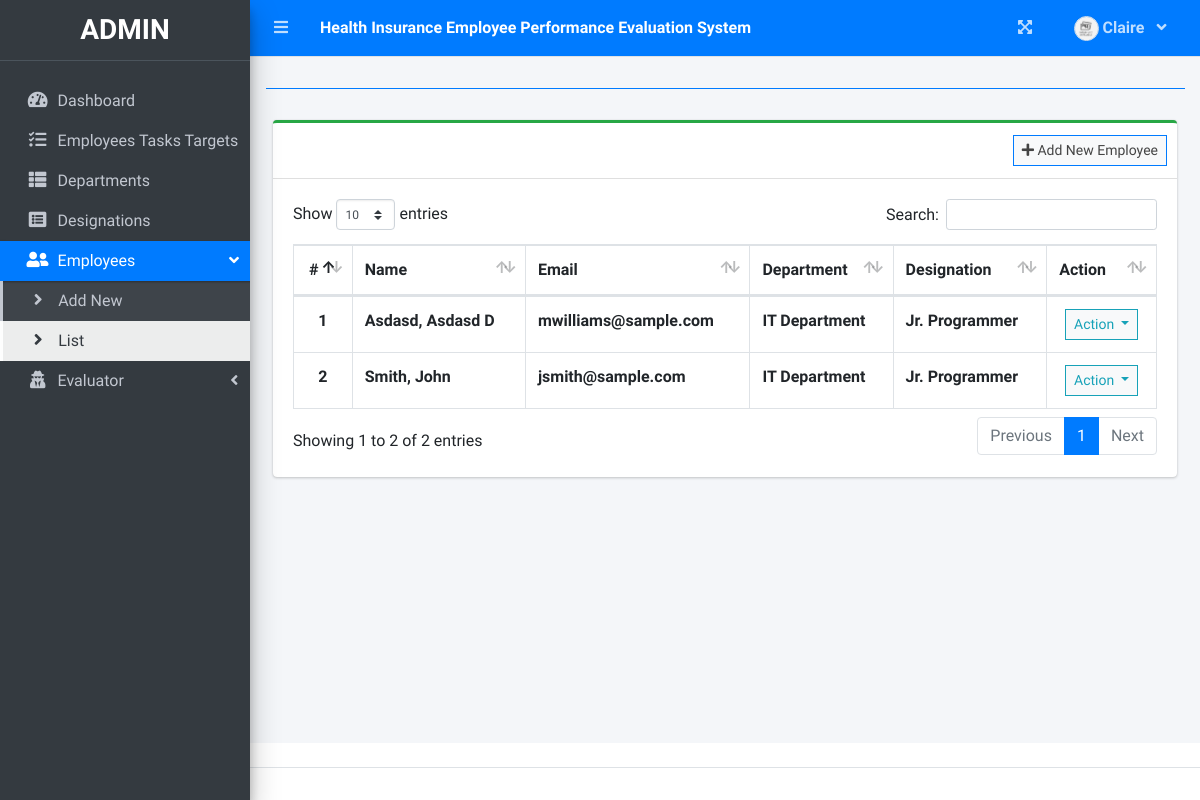
/index.php?page=employee_list (signed in), run on an earlier commit of the app's database.
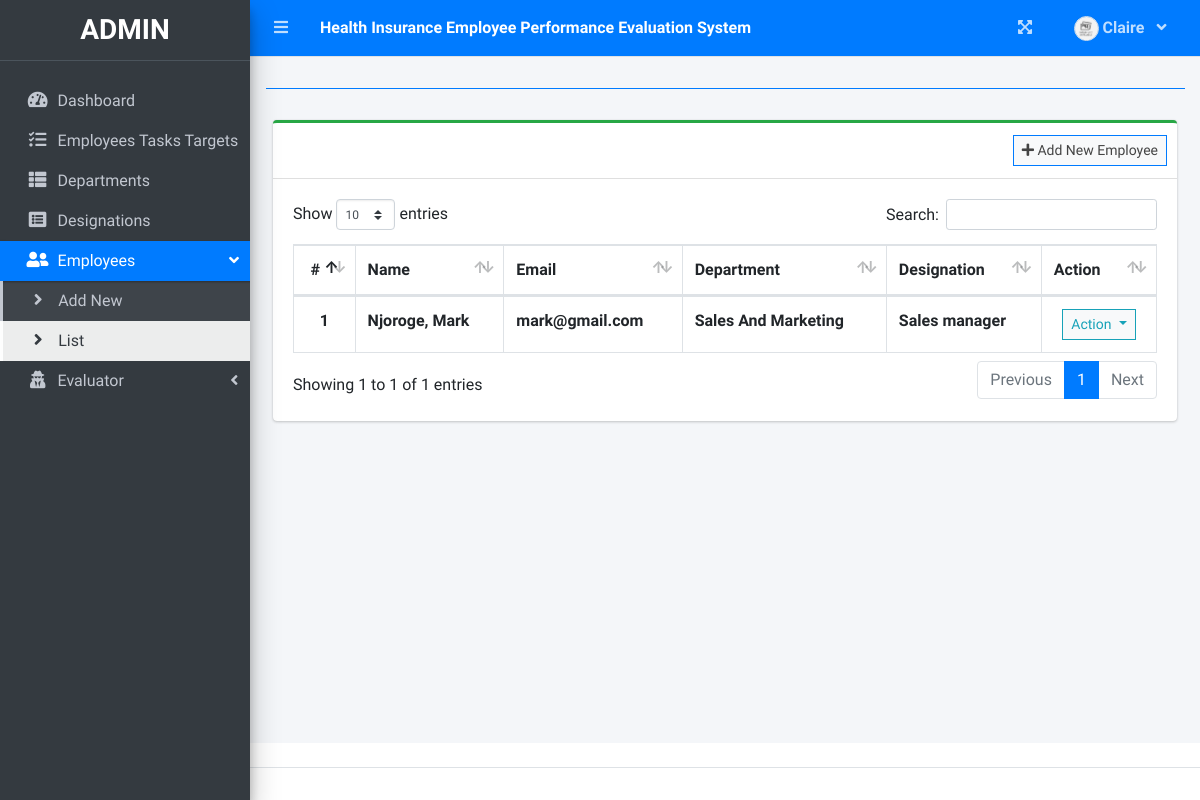
And on a later commit of the database.
### tables this page shows
CREATE TABLE `employee_list` (
  `id` int(30) NOT NULL,
  `employee_id` varchar(50) NOT NULL,
  `firstname` varchar(200) NOT NULL,
  `middlename` varchar(200) NOT NULL,
  `lastname` varchar(200) NOT NULL,
  `email` varchar(200) NOT NULL,
  `password` text NOT NULL,
  `department_id` int(30) NOT NULL,
  `designation_id` int(30) NOT NULL,
  `evaluator_id` int(30) NOT NULL,
  `avatar` text DEFAULT NULL,
  `date_created` datetime NOT NULL DEFAULT current_timestamp()
);

### employee_list.php (the view, shortened to what this page needs)
<?php include'db_connect.php' ?>
<div class="col-lg-12">
	<div class="card card-outline card-success">
		<div class="card-header">
			<div class="card-tools">
				<a class="btn btn-block btn-sm btn-default btn-flat border-primary" href="./index.php?page=new_employee"><i class="fa fa-plus"></i> Add New Employee</a>
			</div>
		</div>
		<div class="card-body">
			<table class="table tabe-hover table-bordered" id="list">
				<thead>
					<tr>
						<th class="text-center">#</th>
						<th>Name</th>
						<th>Email</th>
						<th>Department</th>
						<th>Designation</th>
						<th>Action</th>
					</tr>
				</thead>
				<tbody>
					<?php
					$i = 1;
					$designations = $conn->query("SELECT * FROM designation_list ");
					$design_arr[0]= "Unset";
					while($row=$designations->fetch_assoc()){
						$design_arr[$row['id']] =$row['designation'];
					}
					$departments = $conn->query("SELECT * FROM department_list ");
					$dept_arr[0]= "Unset";
					while($row=$departments->fetch_assoc()){
						$dept_arr[$row['id']] =$row['department'];
					}
					$qry = $conn->query("SELECT *,concat(lastname,', ',firstname,' ',middlename) as name FROM employee_list order by concat(lastname,', ',firstname,' ',middlename) asc");
					while($row= $qry->fetch_assoc()):
					?>
					<tr>
						<th class="text-center"><?php echo $i++ ?></th>
						<td><b><?php echo ucwords($row['name']) ?></b></td>
						<td><b><?php echo $row['email'] ?></b></td>
						<td><b><?php echo isset($dept_arr[$row['department_id']]) ? $dept_arr[$row['department_id']] : 'Unknow Department' ?></b></td>
						<td><b><?php echo isset($design_arr[$row['designation_id']]) ? $design_arr[$row['designation_id']] : 'Unknow Designation' ?></b></td>
						<td class="text-center">
							<button type="button" class="btn btn-default btn-sm btn-flat border-info wave-effect text-info dropdown-toggle" data-toggle="dropdown" aria-expanded="true">
		                      Action
		                    </button>
						</td>
					</tr>
				<?php endwhile; ?>
				</tbody>
			</table>
		</div>
	</div>
</div>

### index.php (shortened to what this page needs)
<!DOCTYPE html>
<html lang="en">
<?php
	include 'header.php'
?>
<body class="hold-transition sidebar-mini layout-fixed layout-navbar-fixed layout-footer-fixed">
<div class="wrapper">
  <?php include 'topbar.php' ?>
  <?php include 'sidebar.php' ?>
  <div class="content-wrapper">
    <div class="content-header">
      <div class="container-fluid">
            <hr class="border-primary">
      </div>
    </div>
    <section class="content">
      <div class="container-fluid">
         <?php
            $page = isset($_GET['page']) ? $_GET['page'] : 'home';
            if(!file_exists($page.".php")){
                include '404.html';
            }else{
            include $page.'.php';
            }
          ?>
      </div>
    </section>
  </div>
  <footer class="main-footer">
  </footer>
</div>
</body>
</html>

### header.php (shortened to what this page needs)
<head>
  <link rel="stylesheet" href="assets/plugins/fontawesome-free/css/all.min.css">
  <link rel="stylesheet" href="assets/plugins/overlayScrollbars/css/OverlayScrollbars.min.css">
  <link rel="stylesheet" href="assets/plugins/datatables-bs4/css/dataTables.bootstrap4.min.css">
  <link rel="stylesheet" href="assets/plugins/datatables-responsive/css/responsive.bootstrap4.min.css">
  <link rel="stylesheet" href="assets/plugins/datatables-buttons/css/buttons.bootstrap4.min.css">
  <link rel="stylesheet" href="assets/plugins/select2/css/select2.min.css">
  <link rel="stylesheet" href="assets/plugins/select2-bootstrap4-theme/select2-bootstrap4.min.css">
  <link rel="stylesheet" href="assets/plugins/sweetalert2-theme-bootstrap-4/bootstrap-4.min.css">
  <link rel="stylesheet" href="assets/plugins/toastr/toastr.min.css">
  <link rel="stylesheet" href="assets/plugins/dropzone/min/dropzone.min.css">
  <link rel="stylesheet" href="assets/dist/css/jquery.datetimepicker.min.css">
  <link rel="stylesheet" href="assets/plugins/icheck-bootstrap/icheck-bootstrap.min.css">
  <link rel="stylesheet" href="assets/plugins/bootstrap4-toggle/css/bootstrap4-toggle.min.css">
  <link rel="stylesheet" href="assets/dist/css/adminlte.min.css">
  <link rel="stylesheet" href="assets/dist/css/styles.css">
  <link rel="stylesheet" href="assets/plugins/summernote/summernote-bs4.min.css">
</head>

### topbar.php (shortened to what this page needs)
<nav class="main-header navbar navbar-expand navbar-primary navbar-dark ">
  <ul class="navbar-nav">
    <?php if(isset($_SESSION['login_id'])): ?>
    <li class="nav-item">
      <a class="nav-link" data-widget="pushmenu" href="" role="button"><i class="fas fa-bars"></i></a>
    </li>
  <?php endif; ?>
    <li>
     <a class="nav-link text-white"  href="./" role="button"> <large><b>Health Insurance Employee Performance Evaluation System</b></large></a>
    </li>
  </ul>
  <ul class="navbar-nav ml-auto">
    <li class="nav-item">
      <a class="nav-link" data-widget="fullscreen" href="#" role="button">
        <i class="fas fa-expand-arrows-alt"></i>
      </a>
    </li>
   <li class="nav-item dropdown">
          <a class="nav-link"  data-toggle="dropdown" aria-expanded="true" href="javascript:void(0)">
            <span>
              <div class="d-felx badge-pill">
                <span class=""><img src="assets/uploads/<?php echo $_SESSION['login_avatar'] ?>" alt="" class="user-img border "></span>
                <span><b><?php echo ucwords($_SESSION['login_firstname']) ?></b></span>
                <span class="fa fa-angle-down ml-2"></span>
              </div>
            </span>
          </a>
    </li>
  </ul>
</nav>

### sidebar.php (shortened to what this page needs)
<aside class="main-sidebar sidebar-dark-primary elevation-4">
  <div class="dropdown">
 	<a href="./" class="brand-link">
      <?php if($_SESSION['login_type'] == 2): ?>
      <h3 class="text-center p-0 m-0"><b>ADMIN</b></h3>
      <?php elseif($_SESSION['login_type'] == 1): ?>
      <h3 class="text-center p-0 m-0"><b>Evaluator</b></h3>
       <?php else: ?>
      <h3 class="text-center p-0 m-0"><b>Employee</b></h3>
      <?php endif; ?>
  </a>
  </div>
  <div class="sidebar pb-4 mb-4">
    <nav class="mt-2">
      <ul class="nav nav-pills nav-sidebar flex-column nav-flat" data-widget="treeview" role="menu" data-accordion="false">
       <li class="nav-item dropdown" style="margin-top: 20px;">
          <a href="./" class="nav-link nav-home">
            <i class="nav-icon fas fa-tachometer-alt"></i>
            <p>
              Dashboard
            </p>
          </a>
        </li>
        <li class="nav-item dropdown">
          <a href="./index.php?page=task_list" class="nav-link nav-task_list">
            <i class="nav-icon fas fa-tasks"></i>
            <p>
              Employees Tasks Targets
            </p>
          </a>
        </li>
        <?php if($_SESSION['login_type'] == 2): ?>
        <li class="nav-item dropdown">
          <a href="./index.php?page=department" class="nav-link nav-department">
            <i class="nav-icon fas fa-th-list"></i>
            <p>
              Departments
            </p>
          </a>
        </li>
        <li class="nav-item dropdown">
          <a href="./index.php?page=designation" class="nav-link nav-designation">
            <i class="nav-icon fas fa-list-alt"></i>
            <p>
              Designations
            </p>
          </a>
        </li>
        <li class="nav-item">
          <a href="#" class="nav-link nav-edit_employee">
            <i class="nav-icon fas fa-user-friends"></i>
            <p>
              Employees
              <i class="right fas fa-angle-left"></i>
            </p>
          </a>
          <ul class="nav nav-treeview">
            <li class="nav-item">
              <a href="./index.php?page=new_employee" class="nav-link nav-new_employee tree-item">
                <i class="fas fa-angle-right nav-icon"></i>
                <p>Add New</p>
              </a>
            </li>
            <li class="nav-item">
              <a href="./index.php?page=employee_list" class="nav-link nav-employee_list tree-item">
                <i class="fas fa-angle-right nav-icon"></i>
                <p>List</p>
              </a>
            </li>
          </ul>
        </li>
        <li class="nav-item">
          <a href="#" class="nav-link nav-edit_evaluator">
            <i class="nav-icon fas fa-user-secret"></i>
            <p>
              Evaluator
              <i class="right fas fa-angle-left"></i>
            </p>
          </a>
        </li>
      <?php endif; ?>
      </ul>
    </nav>
  </div>
</aside>

### topbar.php (style rules this page uses)
.user-img { border-radius: 50%; height: 25px; width: 25px; object-fit: cover; }

What changed in the data, as far as the page shows it:
removed employee_list: name "Asdasd, Asdasd D", email "mwilliams@sample.com", department "IT Department", designation "Jr. Programmer"
removed employee_list: name "Smith, John", email "jsmith@sample.com", department "IT Department", designation "Jr. Programmer"
added employee_list: name "Njoroge, Mark", email "mark@gmail.com", department "Sales And Marketing", designation "Sales manager"
Also different on the page:
text written by a page script: "Show entries Search: Showing 1 to 2 of 2 entries Previous 1 Next" → "Show entries Search: Showing 1 to 1 of 1 entries Previous 1 Next"
